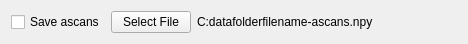
<?xml version="1.0" encoding="UTF-8"?>
<ui version="4.0">
 <class>CbFileSaveWidget</class>
 <widget class="QWidget" name="CbFileSaveWidget">
  <property name="geometry">
   <rect>
    <x>0</x>
    <y>0</y>
    <width>468</width>
    <height>41</height>
   </rect>
  </property>
  <property name="windowTitle">
   <string>Form</string>
  </property>
  <layout class="QHBoxLayout" name="horizontalLayout" stretch="1,1,4">
   <item>
    <widget class="QCheckBox" name="_cb">
     <property name="text">
      <string>Save ascans</string>
     </property>
    </widget>
   </item>
   <item>
    <widget class="QPushButton" name="_pb">
     <property name="text">
      <string>Select File</string>
     </property>
    </widget>
   </item>
   <item>
    <widget class="QLabel" name="_label">
     <property name="text">
      <string>C:datafolderfilename-ascans.npy</string>
     </property>
    </widget>
   </item>
  </layout>
 </widget>
 <resources/>
 <connections/>
</ui>
